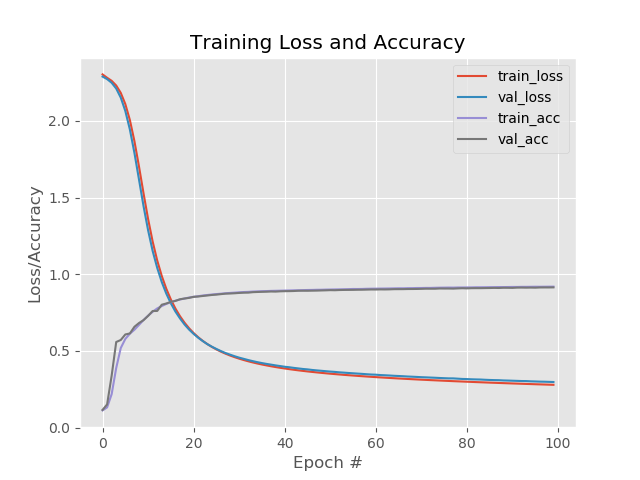

Write the Python code that produced this figure.
# importing the packages
from sklearn.preprocessing import LabelBinarizer # one-hot encode integer labels as vector labels
from sklearn.model_selection import train_test_split
from sklearn.metrics import classification_report
from keras.models import Sequential # our network will be feed forward and layer will be added sequentially on top of each other
from keras.layers.core import Dense # fully-connected layers
from keras.optimizers import SGD # SGD will optimize the parameter of our network
from sklearn import datasets
import matplotlib.pyplot as plt
import numpy as np
import argparse

# construct the argument parse and parse the arguments
ap = argparse.ArgumentParser()
ap.add_argument("-o", "--output", required=True, help="path to the output loss/accuracy plot")
args = vars(ap.parse_args())

# grab the mnist dataset
print("[INFO] loading MNIST dataset...")
dataset = datasets.fetch_openml('mnist_784')

# scale the pixel intensities between [0, 1.0]
# split the dataset
data  = dataset.data.astype("float") / 255.0
(trainX, testX, trainY, testY) = train_test_split(data, dataset.target, test_size=0.25)

# convert the labels from integers to vector
# each data point in MNIST has label [0, 9] 
lb = LabelBinarizer()
trainY = lb.fit_transform(trainY)
testY = lb.transform(testY)

# define 784-256-128-10 architecture using keras
model = Sequential()
# input shape is set to 784(the dimensionality of each data points)
# we then learn 256 weight in this layer
model.add(Dense(256, input_shape=(784,), activation="sigmoid")) 
model.add(Dense(128, activation="sigmoid"))
# we are using softmax to obtain normalized class probabilities
model.add(Dense(10, activation="sigmoid"))

# train the model using SGD
print("[INFO] training network...")
# SGD optimizer with learning rate of 0.01
sgd = SGD(0.01)
# using cross-entropy loss function
model.compile(loss="categorical_crossentropy", optimizer=sgd, metrics=["accuracy"])
# we are being lenient and using test data as validation data
H = model.fit(trainX, trainY, validation_data=(testX, testY), epochs=100, batch_size=128)

# evaluating the network
print("[INFO] evaluating network...")
predictions = model.predict(testX, batch_size=128)
# argmax gives class with the largest probability
print(classification_report(testY.argmax(axis=1), predictions.argmax(axis=1), target_names=[str(x) for x in lb.classes_])) 

# plotting the training loss and accuracy
plt.style.use("ggplot")
plt.figure()
plt.plot(np.arange(0, 100), H.history["loss"], label="train_loss")
plt.plot(np.arange(0, 100), H.history["val_loss"], label="val_loss")
plt.plot(np.arange(0, 100), H.history["acc"], label="train_acc")
plt.plot(np.arange(0, 100), H.history["val_acc"], label="val_acc")
plt.title("Training Loss and Accuracy")
plt.xlabel("Epoch #")
plt.ylabel("Loss/Accuracy")
plt.legend()
plt.savefig(args["output"])
